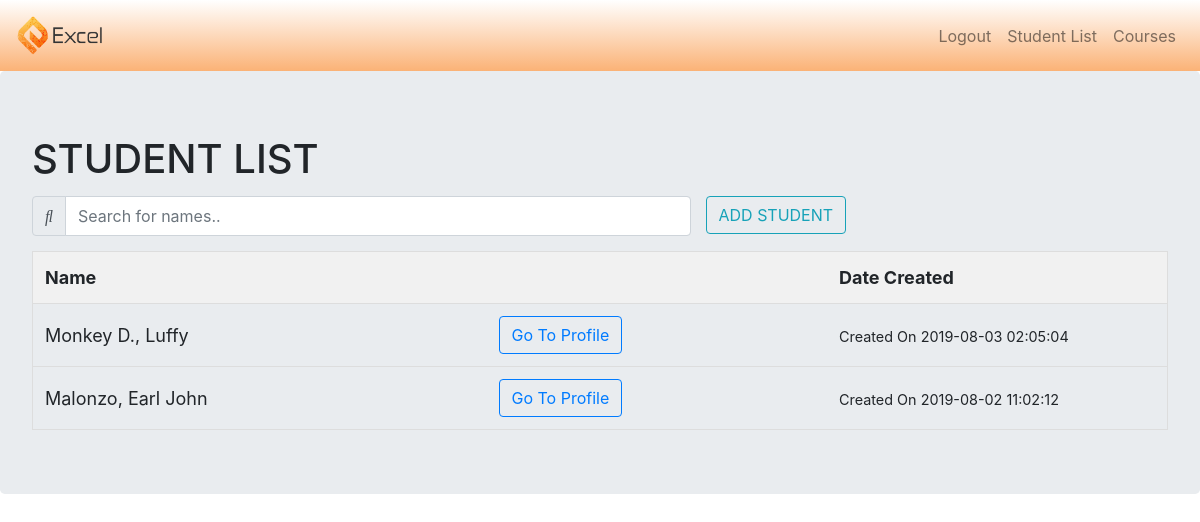
Page /enrollment/studentlist.php on the committed database.
### tables this page shows
CREATE TABLE `studentinfo` (
  `id` int(11) NOT NULL,
  `lastname` varchar(255) DEFAULT NULL,
  `firstname` varchar(255) DEFAULT NULL,
  `middlename` varchar(255) DEFAULT NULL,
  `extensionname` varchar(255) DEFAULT NULL,
  `birthday` date DEFAULT NULL,
  `bregi` varchar(255) DEFAULT NULL,
  `bprovi` varchar(255) DEFAULT NULL,
  `bcity` varchar(255) DEFAULT NULL,
  `sex` varchar(255) DEFAULT NULL,
  `civilstatus` varchar(255) DEFAULT NULL,
  `employmentstatus` varchar(255) DEFAULT NULL,
  `educattain` varchar(255) DEFAULT NULL,
  `addressnumstreet` varchar(255) DEFAULT NULL,
  `addressbldgcomp` varchar(255) DEFAULT NULL,
  `addressbrgy` varchar(255) DEFAULT NULL,
  `addressregion` varchar(255) DEFAULT NULL,
  `addressprovince` varchar(255) DEFAULT NULL,
  `addresscity` varchar(255) DEFAULT NULL,
  `emailadd` varchar(255) DEFAULT NULL,
  `contactnum` varchar(255) DEFAULT NULL,
  `fbuser` varchar(255) DEFAULT NULL,
  `parentname` varchar(255) DEFAULT NULL,
  `parentcontact` varchar(255) DEFAULT NULL,
  `parentadd` varchar(255) DEFAULT NULL,
  `datecreated` datetime NOT NULL DEFAULT current_timestamp()
);

### enrollment/studentlist.php (the view, shortened to what this page needs)
<?php require '../config/db.php'?>
<?php
	$squery = 'SELECT * FROM studentinfo ORDER BY datecreated DESC';
	$sres = mysqli_query($conn, $squery);
	$student = mysqli_fetch_all($sres, MYSQLI_ASSOC);
?>
<!DOCTYPE html>
<html>
<head>
	<?php require '../include/scriptsandlinks.php'?>
	<link rel="stylesheet" type="text/css" href="studentlist.css">
</head>
<body>
<?php include '../include/staffheader.php' ?>
<div class="jumbotron">
<h1 id="titles">STUDENT LIST</h1>
	<div class="form-row">
	<div class="col-md-7 input-group" id="searchlist">
	    <div class="input-group-prepend">
	    <div class="input-group-text"><i class="fas fa-search"></i></div>
	    </div>
	    <input type="text" class="form-control" id="searchinput" onkeyup="myFunction()" placeholder="Search for names..">
	</div>
	<div class="col-md-5">
		<div id="add">
		<a class="btn btn-outline-info btn-blocked" href="addstudent.php">ADD STUDENT</a>
	</div>
	</div>
	</div>
	<table id="studenttablelist">
	  <tr class="header">
	    <th style="width:40%;">Name</th>
	    <th style="width:30%;"></th>
	    <th style="width:30%;">Date Created</th>
	  </tr>
	  <?php foreach($student as $user): ?>
	  <tr>
	    <td><?php echo $user['lastname'],", ",$user['firstname']; ?></td>
	    <td><a class="btn btn-outline-primary btn-blocked" href="<?php echo ROOT_URL; ?>enrollment/studentprofile.php?id=<?php echo $user['id']; ?>">Go To Profile</a></td>
	    <td><small>Created On <?php echo $user['datecreated']; ?></small></td>
	  </tr>
	  <?php endforeach; ?>
	</table>
</div>
</body>
</html>

### enrollment/studentlist.css (style rules this page uses)
#searchlist { height: 40px; padding: 5px; margin-bottom: 20px; }
#searchinput { height: 40px; }
#add { height: 40px; padding: 5px; margin-bottom: 20px; }
#studenttablelist { border-collapse: collapse; width: 100%; border: 1px solid #ddd; font-size: 18px; }
#studenttablelist th, #studenttablelist td { text-align: left; padding: 12px; }
#studenttablelist tr { border-bottom: 1px solid #ddd; }
#studenttablelist tr.header, #studenttablelist tr:hover { background-color: #f1f1f1; }

### rows in the picture
studentinfo: lastname "Monkey D.", firstname "Luffy", datecreated "2019-08-03 02:05:04"
studentinfo: lastname "Malonzo", firstname "Earl John", datecreated "2019-08-02 11:02:12"
